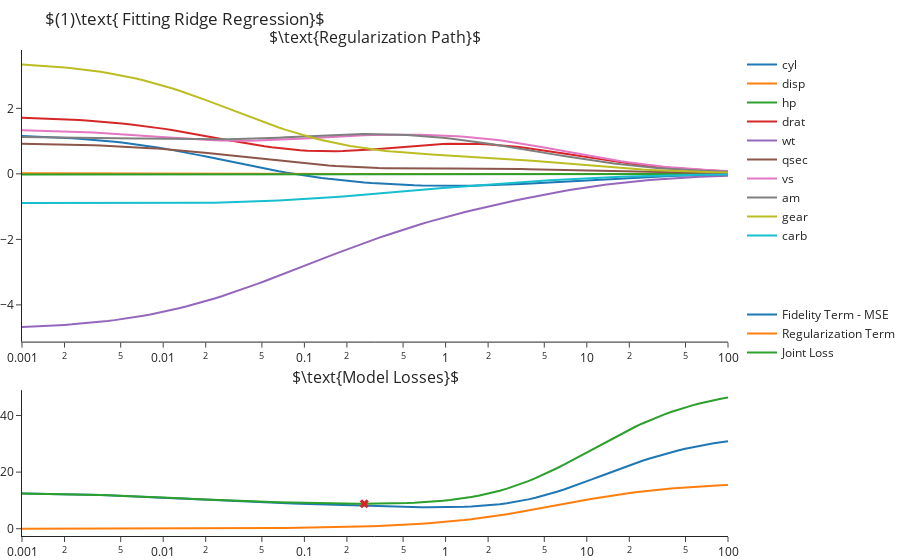

The code cell stored with this chart in its notebook:
### Markdown cell above
## Evaluating Results

Beginning with the Ridge regression, let us look at the losses and regularization path for each value of $\lambda$. For each such value of $\lambda$ we got a different model that minimized the joint loss function. We can see that as we increase $\lambda$ all coefficients go towards $0$. This is known as shrinkage of the coefficients. 

For $\lambda=100$, the penalty induced by the regularization term is so large that all coefficients are very close to zero, though for this dataset non is actually getting zero. Looking at the losses graph we see that the $\lambda$ achieving lowest joint loss (MSE and regularization together) over the test set is $\lambda\approx0.1047$.

### Code cell
coefs, losses = regressors["Ridge"].values()


fig = make_subplots(rows=2, cols=1, subplot_titles=[r'$\text{Regularization Path}$', r'$\text{Model Losses}$'], 
                    row_heights=[400,200], vertical_spacing=.1)

# Plot the regularization path for each feature
for i, col in enumerate(X_train.columns):
    fig.add_trace(go.Scatter(x=lambdas, y=coefs.loc[:, col], mode='lines', name=col, legendgroup="1"))


# Plot the losses graph and mark lambda with lowest loss
lam = np.argmin(losses.loc[:, 'loss'])
fig.add_traces([go.Scatter(x=lambdas, y=losses.loc[:, 'mse'], mode='lines', name="Fidelity Term - MSE", legendgroup="2"),
                go.Scatter(x=lambdas, y=losses.loc[:, 'reg'], mode='lines', name="Regularization Term", legendgroup="2"),
                go.Scatter(x=lambdas, y=losses.loc[:, 'loss'], mode='lines', name="Joint Loss", legendgroup="2"),
                go.Scatter(x=[lambdas[lam]], y=[losses.loc[:, 'loss'].values[lam]], mode='markers', showlegend=False,
                           marker=dict(size=8, symbol="x"), hovertemplate="Lambda: %{x}<extra></extra>")], 2, 1)

fig.update_layout(hovermode='x unified', margin=dict(t=50), 
                  legend=dict(tracegroupgap = 60),
                  title=r"$(1)\text{ Fitting Ridge Regression}$")\
   .update_xaxes(type="log")
